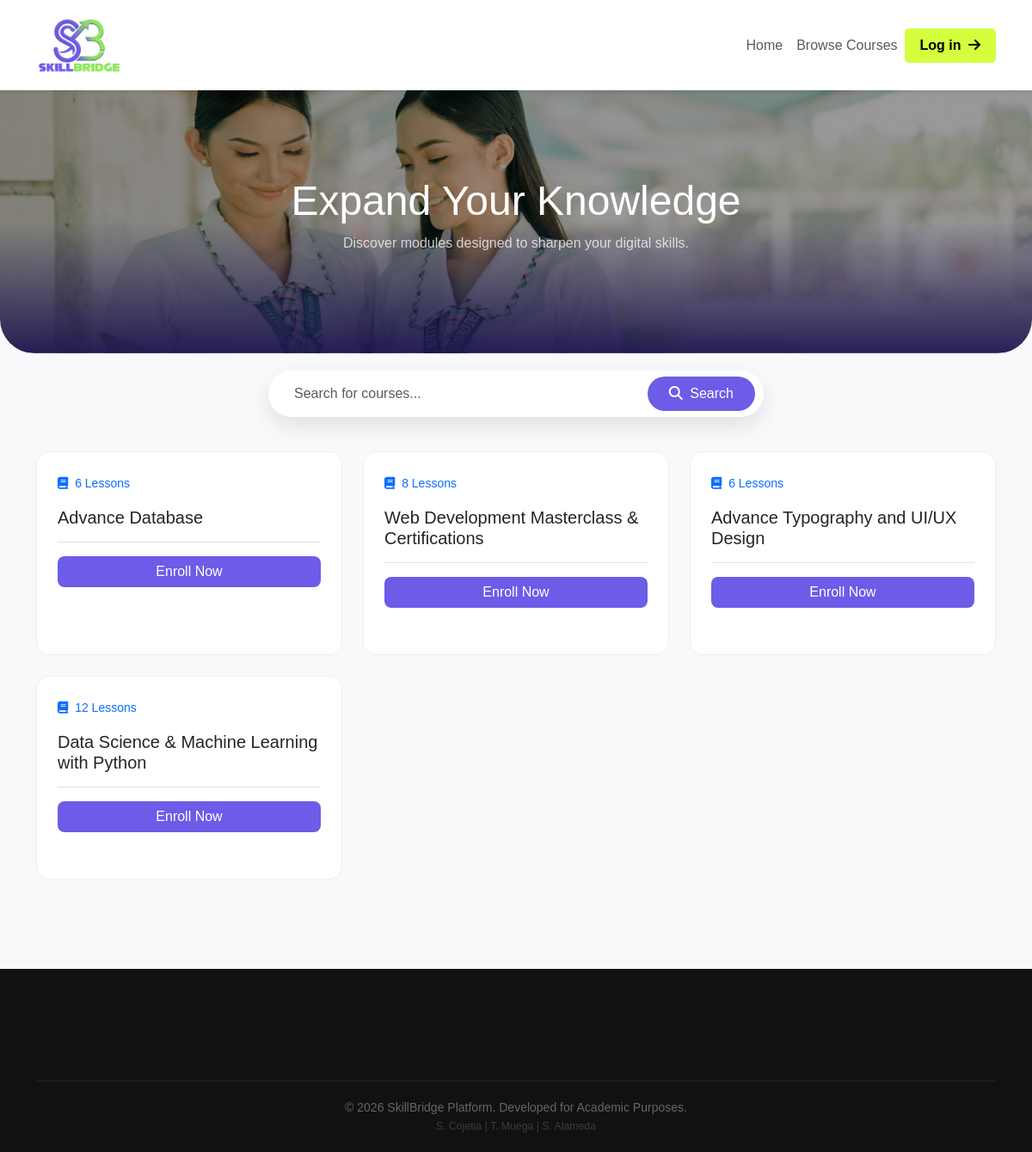
/courses.php, run on the app's committed database.
### tables this page shows
CREATE TABLE `courses` (
  `id` int(11) NOT NULL,
  `title` varchar(150) NOT NULL,
  `lessons` int(11) NOT NULL,
  `category` varchar(50) DEFAULT NULL,
  `created_at` timestamp NOT NULL DEFAULT current_timestamp(),
  `banner_image` varchar(255) DEFAULT NULL
);

### courses.php (the view, shortened to what this page needs)
<?php
require_once 'db.php';
$isLoggedIn = isset($_SESSION['user_id']);
$unread_count = 0;
$notifications = null;
$search = isset($_GET['search']) ? $conn->real_escape_string($_GET['search']) : '';
$query = "SELECT * FROM courses";
$query .= " ORDER BY created_at DESC";
$courses_query = $conn->query($query);
?>
<!DOCTYPE html>
<html lang="en">
<head>
    <link href="https://cdn.jsdelivr.net/npm/bootstrap@5.3.3/dist/css/bootstrap.min.css" rel="stylesheet">
    <link rel="stylesheet" href="https://cdnjs.cloudflare.com/ajax/libs/font-awesome/6.5.1/css/all.min.css">
    <link href="https://unpkg.com/aos@2.3.1/dist/aos.css" rel="stylesheet">
</head>
<body>
    <header class="header sticky-top shadow-sm">
        <div class="container">
            <nav class="navbar navbar-expand-lg navbar-light p-0">
                <a class="navbar-brand d-flex align-items-center" href="index.php">
                    <img src="assets/SBLOGO2.png" alt="SkillBridge Logo" class="navbar-logo">
                </a>
                <div class="collapse navbar-collapse" id="navbarSupportedContent">
                    <ul class="navbar-nav ms-auto align-items-center">
                        <li class="nav-item"><a class="nav-link" href="index.php">Home</a></li>
                        <li class="nav-item"><a class="nav-link" href="courses.php">Browse Courses</a></li>
                        <?php if($isLoggedIn): ?>
                            <li class="nav-item"><a class="nav-link" href="my-courses.php">My Courses</a></li>
                            <li class="nav-item"><a class="nav-link" href="assessments.php">Assessments</a></li>
                            <li class="nav-item"><a class="nav-link" href="certifications.php">Certifications</a></li>
                            <li class="nav-item"><a class="nav-link" href="profile.php">My Profile</a></li>
                            <li class="nav-item dropdown mx-2">
                                <a class="nav-link position-relative" href="#" role="button" data-bs-toggle="dropdown" aria-expanded="false">
                                    <i class="fa-solid fa-bell fs-5" style="color: var(--dark-bg);"></i>
                                    <?php if($unread_count > 0): ?>
                                        <span class="position-absolute translate-middle badge rounded-pill bg-danger" style="font-size: 0.6rem; top: 10px; left: 90%;">
                                            <?php echo $unread_count; ?>
                                        </span>
                                    <?php endif; ?>
                                </a>
                                <div class="dropdown-menu dropdown-menu-end p-0 shadow border-0" style="width: 280px; border-radius: 12px; overflow: hidden;">
                                    <div class="bg-light p-3 border-bottom d-flex justify-content-between align-items-center">
                                        <h6 class="m-0 fw-bold small">Notifications</h6>
                                        <a href="my-courses.php?read_notifs=1" class="x-small text-decoration-none" style="font-size: 11px;">Mark all read</a>
                                    </div>
                                    <div class="notif-scroll" style="max-height: 300px; overflow-y: auto;">
                                        <?php if($notifications && $notifications->num_rows > 0): ?>
                                            <?php while($n = $notifications->fetch_assoc()): ?>
                                                <div class="p-3 border-bottom small <?php echo $n['is_read'] == 0 ? 'bg-white' : 'bg-light opacity-75'; ?>">
                                                    <div class="fw-bold text-dark"><?php echo htmlspecialchars($n['title']); ?></div>
                                                    <div class="text-muted" style="font-size: 12px;"><?php echo htmlspecialchars($n['message']); ?></div>
                                                </div>
                                            <?php endwhile; ?>
                                        <?php else: ?>
                                            <div class="p-4 text-center text-muted small">No new notifications.</div>
                                        <?php endif; ?>
                                    </div>
                                </div>
                            </li>
                            <li class="nav-item d-flex align-items-center">
                                <a class="nav-link log_out" href="courses.php?action=logout">Log Out</a>
                            </li>
                        <?php else: ?>
                            <li class="nav-item">
                                <a class="nav-link log_in log_out" href="login.php">Log in <i class="fa-solid fa-arrow-right ms-1"></i></a>
                            </li>
                        <?php endif; ?>
                    </ul>
                </div>
            </nav>
        </div>
    </header>
    <section class="banner-sub text-center" data-aos="fade-down">
        <div class="container">
            <h2 class="font-weight-bold display-5">Expand Your Knowledge</h2>
            <p class="opacity-75">Discover modules designed to sharpen your digital skills.</p>
        </div>
    </section>
    <div class="container search-container" data-aos="fade-up">
        <form action="courses.php" method="GET">
            <div class="position-relative">
                <input type="text" name="search" class="form-control search-input" placeholder="Search for courses..." value="<?php echo htmlspecialchars($search); ?>">
                <button type="submit" class="search-btn"><i class="fa-solid fa-magnifying-glass me-1"></i> Search</button>
            </div>
        </form>
    </div>
    <div class="container">
        <div class="row">
            <?php if($courses_query->num_rows > 0): ?>
                <?php while($course = $courses_query->fetch_assoc()): ?>
                    <div class="col-lg-4 col-md-6 mb-4" data-aos="zoom-in">
                        <div class="course-box h-100 d-flex flex-column">
                            <div class="p-4 flex-grow-1">
                                <small class="text-primary font-weight-bold"><i class="fa fa-book me-1"></i> <?php echo $course['lessons']; ?> Lessons</small>
                                <h5 class="my-3 font-weight-bold"><?php echo htmlspecialchars($course['title']); ?></h5>
                                <div class="mt-auto pt-3 border-top">
                                    <a href="courses.php?enroll=<?php echo $course['id']; ?>" class="btn btn-primary w-100" style="background-color: var(--primary-purple); border:none; border-radius: 8px;">Enroll Now</a>
                                </div>
                            </div>
                        </div>
                    </div>
                <?php endwhile; ?>
            <?php endif; ?>
        </div>
    </div>
    <footer class="footer-con text-white">
    <div class="container text-center">
        <div class="copyright">
            <p class="mb-0">© 2026 SkillBridge Platform. Developed for Academic Purposes.</p>
            <small class="opacity-50">S. Cojetia | T. Muega | S. Alameda</small>
        </div>
    </div>
</footer>
</body>
</html>

### courses.php (style rules this page uses)
:root { --primary-purple: #6c5ce7; --dark-bg: #1c144d; --lime-green: #d4ff3f; }
body { font-family: 'Poppins', sans-serif; background: #f8f9fa; }
.header { padding: 15px 0; background: white; }
.navbar-logo { height: 65px; width: auto; object-fit: contain; transition: 0.3s; }
.navbar-brand { padding-top: 5px; padding-bottom: 5px; }
.banner-sub { background: linear-gradient(to top, rgba(28, 20, 77, 0.95) 0%, rgba(0, 0, 0, 0.4) 50%, rgba(0, 0, 0, 0.4) 100%), url('assets/HBG2.jpg'); background-size: cover; background-position: center; background-repeat: no-repeat; padding: 100px 0; border-bottom-left-radius: 40px; border-bottom-right-radius: 40px; margin-bottom: 50px; color: white; }
.search-container { max-width: 600px; margin: -30px auto 40px; position: relative; z-index: 10; }
.search-input { border-radius: 50px; padding: 15px 30px; border: none; box-shadow: 0 10px 25px rgba(0,0,0,0.1); }
.search-btn { position: absolute; right: 10px; top: 7px; border-radius: 50px; background: var(--primary-purple); color: white; padding: 8px 25px; border: none; transition: 0.3s; }
.course-box { background: white; border-radius: 15px; overflow: hidden; margin-bottom: 30px; transition: 0.3s; border: 1px solid #eee; }
.footer-con { background: #111; color: white; padding: 80px 0 20px; margin-top: 80px; }
.copyright { border-top: 1px solid #222; padding-top: 20px; margin-top: 50px; text-align: center; font-size: 14px; color: #666; }
.log_out { background: var(--lime-green); color: black !important; border-radius: 5px; padding: 8px 18px !important; font-weight: 600; transition: 0.3s; }

### data on the page
courses: lessons "6", title "Advance Database"
courses: lessons "8", title "Web Development Masterclass & Certifications"
courses: lessons "6", title "Advance Typography and UI/UX Design"
courses: lessons "12", title "Data Science & Machine Learning with Python"
